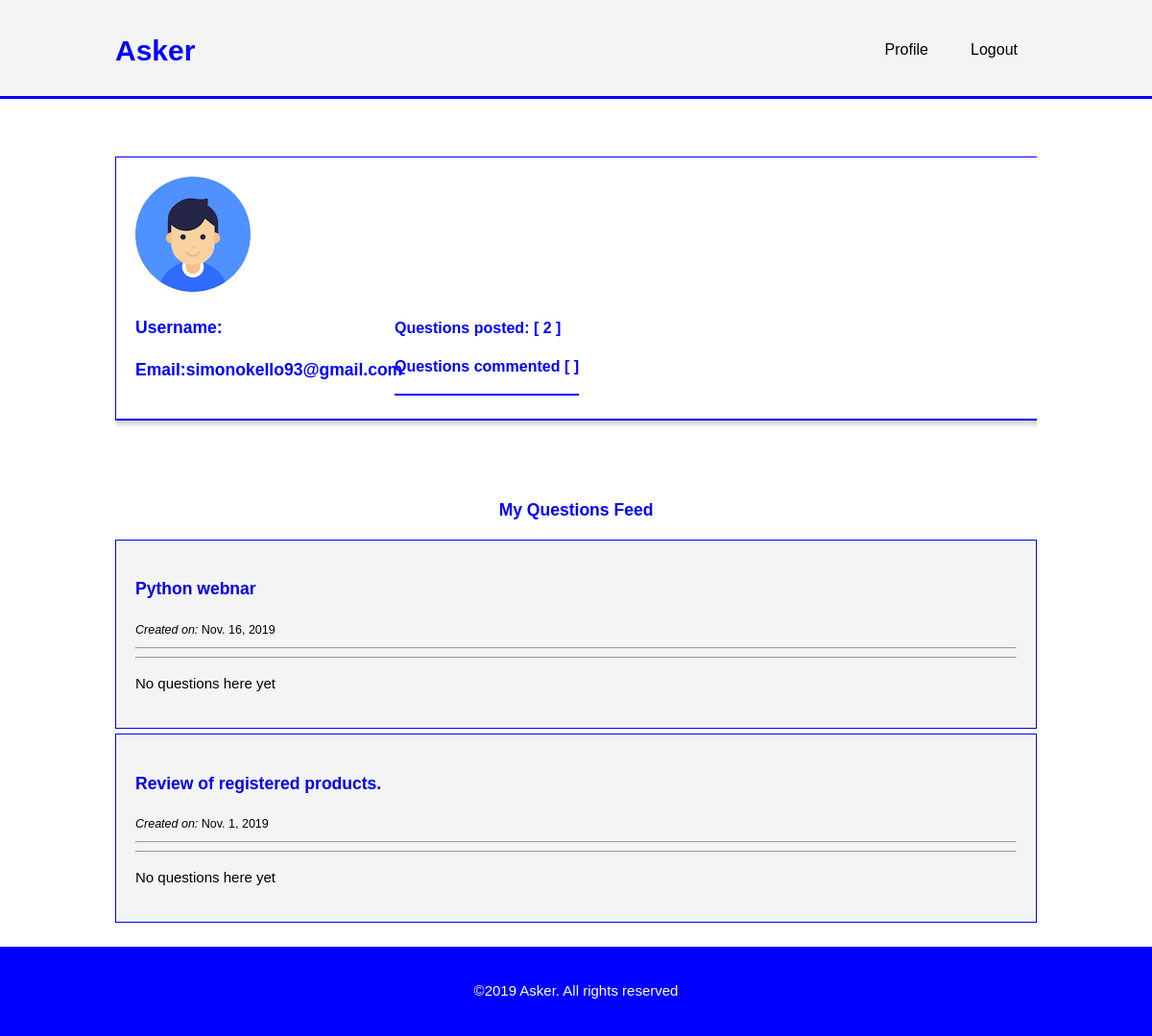
The app's page /profile/ (signed in), older data.
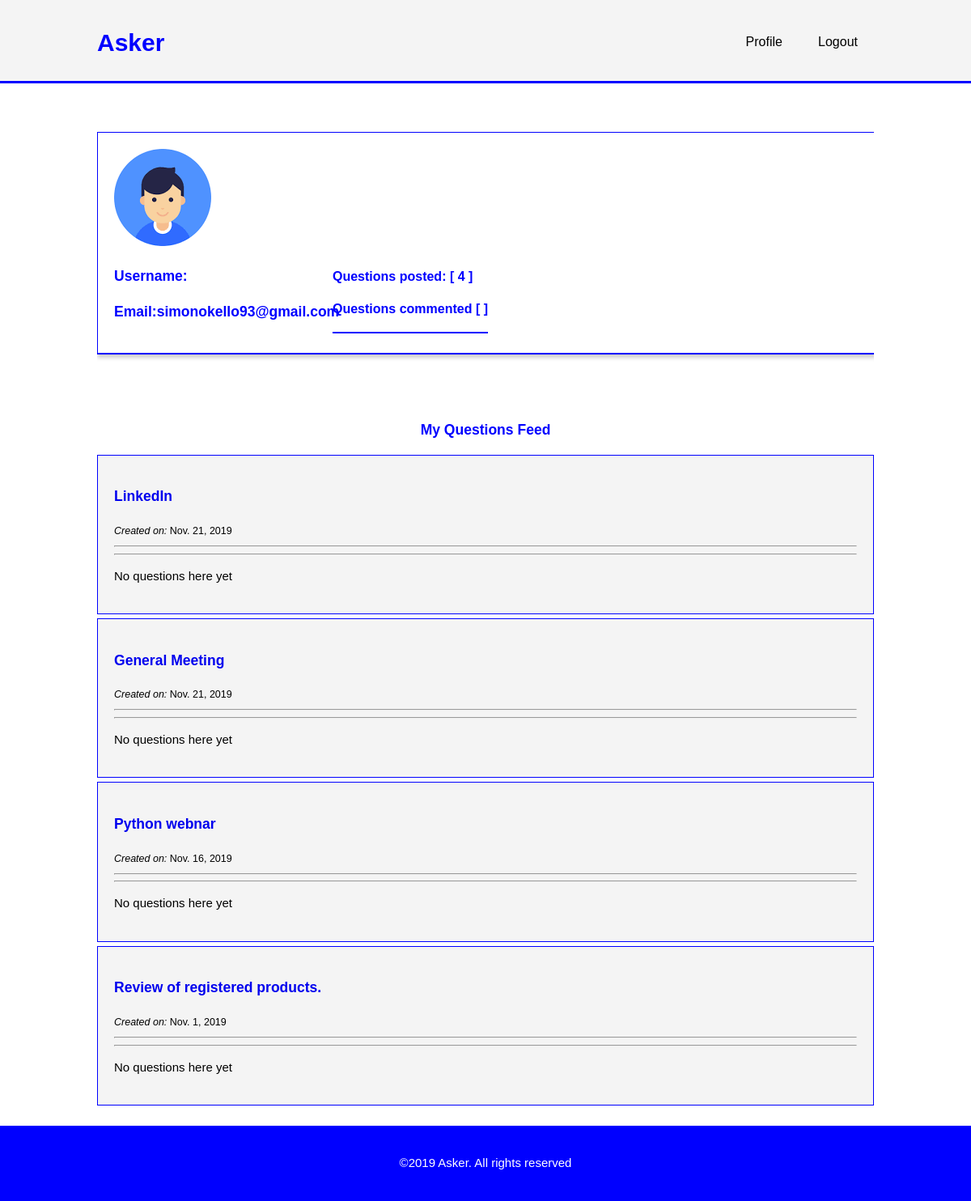
The same page, newer data.
### meetup/models.py (models this page shows, shortened)
class Meetup(models.Model):
    created_by = models.ForeignKey(User, on_delete=models.CASCADE, null=True, related_name='meetings')
    title = models.CharField(max_length=200)
    venue = models.CharField(max_length=100)
    created_on = models.DateTimeField(default=timezone.now)
    when = models.DateField()
    description = models.TextField()

### meetup/views.py (the view)
# urls.py: path('profile/', views.profile, name='profile'),
@login_required
def profile(request):
    meetups = Meetup.objects.all().order_by('-created_on')
    return render(request, 'profile.html', {'meetups': meetups})

### meetup/templates/profile.html (shortened to what this page needs)
{% load static %}<!DOCTYPE html>
<html>
<head>
    <link rel="stylesheet" href="{% static 'css/profile.css' %}">
</head>
<body>
    <header>
        <div class="container">
            <div id="branding">
                <h1><span class="highlight"> Asker</span></h1>
            </div>
            <nav>
                <ul>
                        {% if user.is_authenticated %}
                        <li><a href="/profile">Profile</a></li>
                        <li>
                            <a href="{% url 'logout' %}">Logout</a>
                        </li>
                        {% endif %}
                </ul>
            </nav>
        </div>
    </header>
    <section id="main">
        <div class="container">
            <aside id="left_side">
                <img src="../static/images/user.png" alt="No Image Found">
                <h3>Username: {{request.user.first_name}} {{request.user.last_name}}</h3>
                <h3>Email:{{request.user.email}}</h3>
                <div class="status">
                    <h3>Questions posted: [ {{meetups.count}} ]</h3>
                    <h3> Questions commented [ {{meetup.comments.count}} ]</h3>
                </div>
            </aside>
            <article id="main-col">
                <h1>My Questions Feed</h1>
                <ul id="questions">
                    {% for meetup in meetups %}
                    <li>
                        <h3>
                            <a href="#">{{ meetup.title }}</a>
                        </h3>
                        <small><i>Created on:</i>
                            {{ meetup.created_on.date }}
                        </small>
                        <hr>
                        <hr>
                        {% for comment in comments %}
                        <div class="comment">
                            <p>
                                On {{comment.created_date }}&nbsp;
                                <b>{{ comment.posted_by }}</b> asked:
                            </p>
                            <p>{{ comment.question|linebreaks }}</p>
                        </div>
                        <hr>
                        <!--<a href=""><span class="upvote">({{comment.up_vote}}) Upvote</span></a> || <a href=""><span
                                class="downvote">({{comment.down_vote}})
                                Downvote</span></a>-->
                        {% empty %}
                        <p>No questions here yet</p>
                        {% endfor %}
                        {% empty %}
                        <p>No feeds at the moment</p>
                        {% endfor %}
                    </li>
                </ul>
            </article>
        </div>
    </section>
    <footer>
        <p>&copy;2019 Asker. All rights reserved</p>
    </footer>
</body>
</html>

Row changes from the older to the newer data that the page shows:
added Meetup: title "LinkedIn", created_on "Nov. 21, 2019"
added Meetup: title "General Meeting", created_on "Nov. 21, 2019"
Text that changed along with them:
{{ meetups.count }}: "2" → "4"
